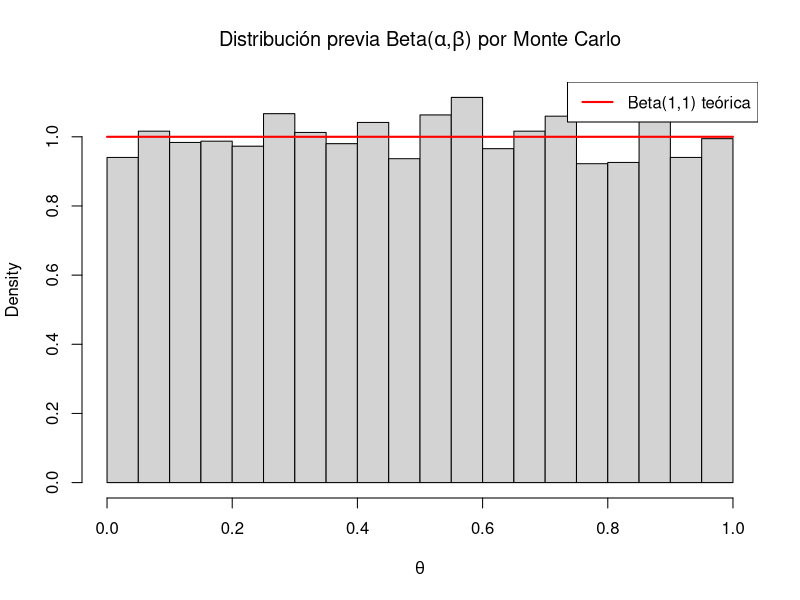
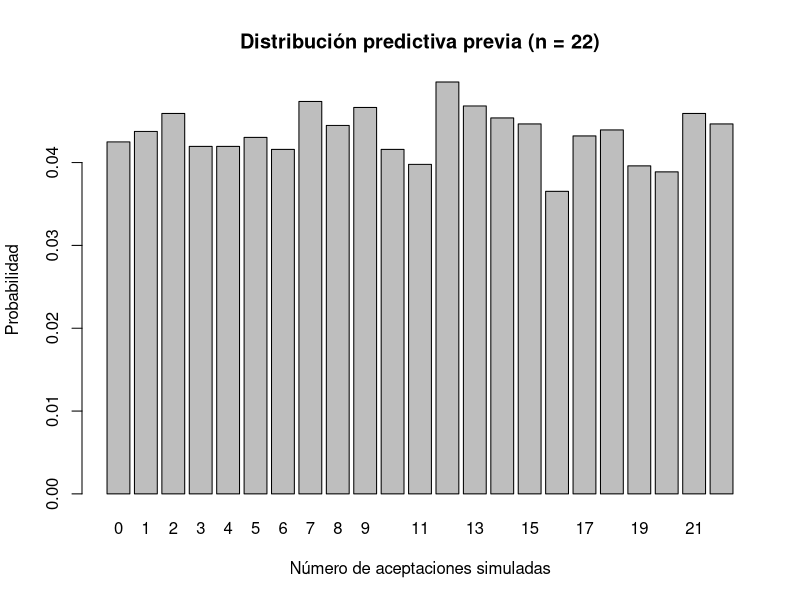
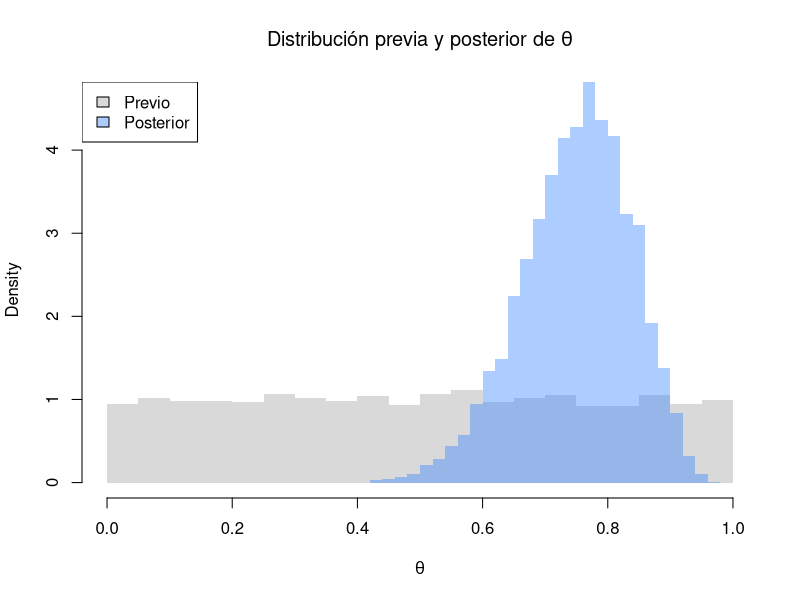
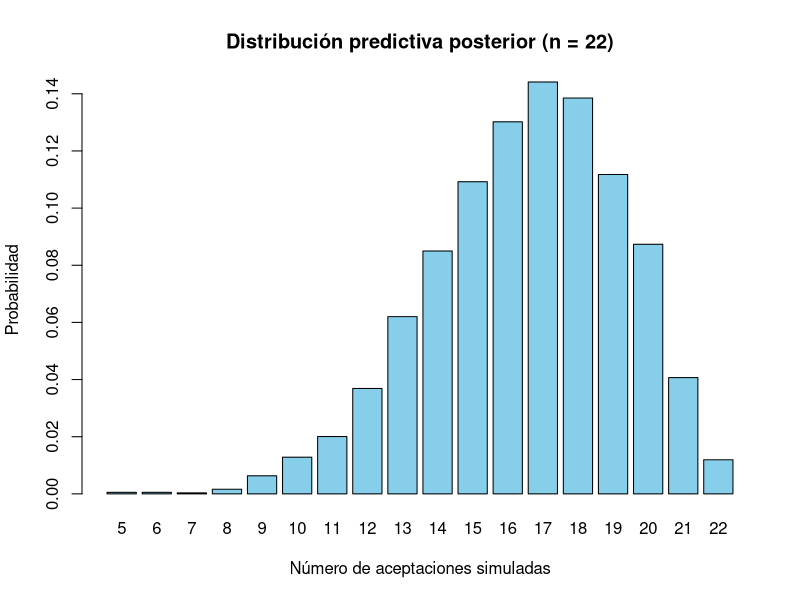
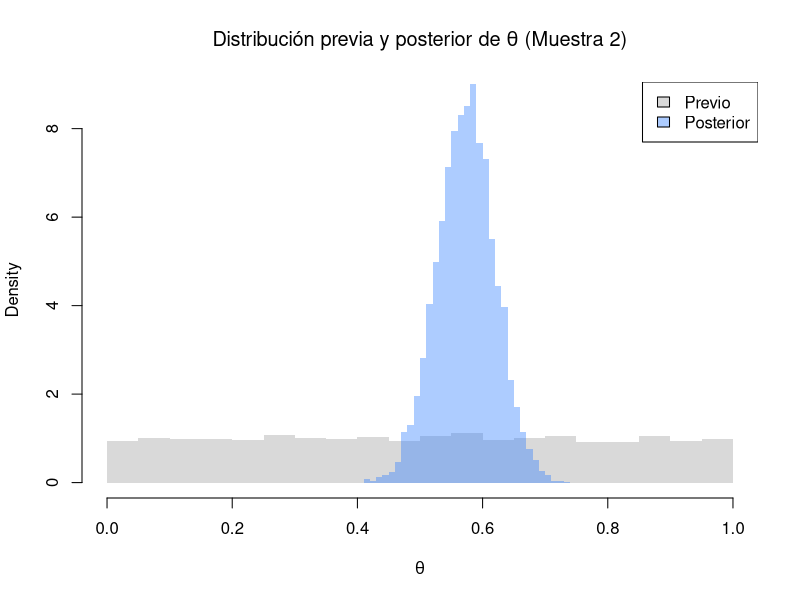
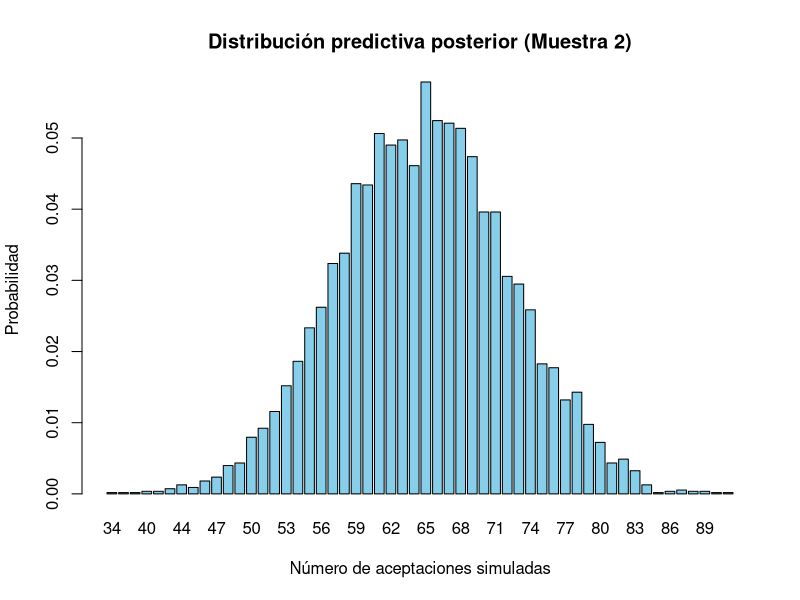
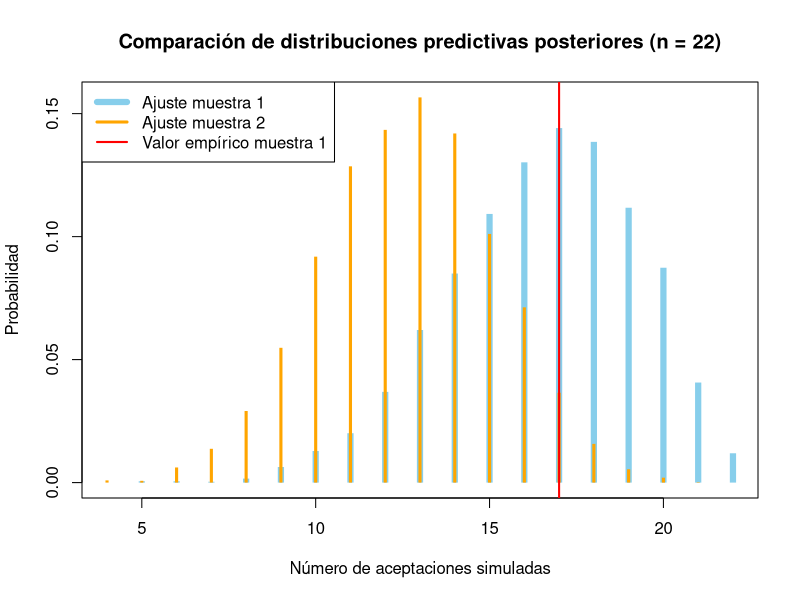
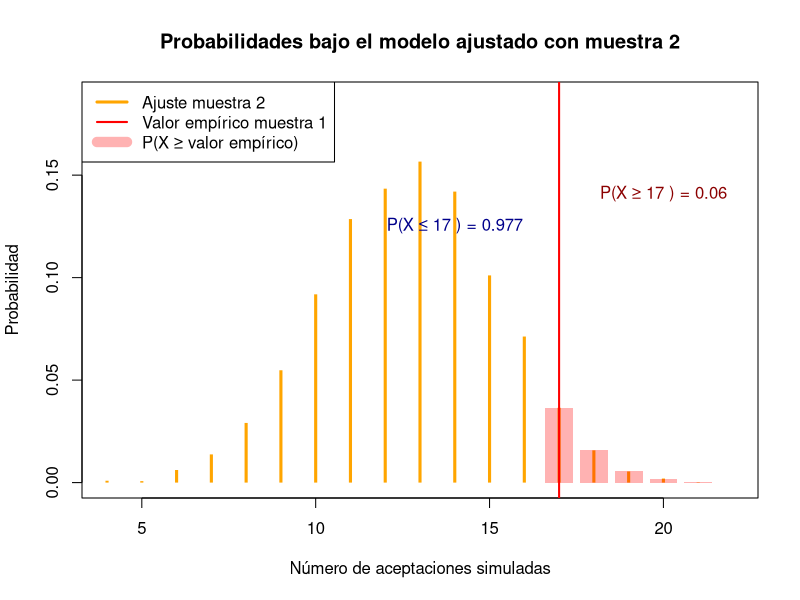

These figures' R source, in order:
## ---- chunk 1
#| message: false

# Paquetes:
library(tidyverse)
library(RColorBrewer)
library(scales)


# Configuración de la salida gráfica:

PALETA <- brewer.pal(8, "Set2") # Colores por defecto
color_defecto <- PALETA[1]      # Color por defecto
options(ggplot2.discrete.colour = PALETA)

theme_set(theme_bw()) # Tema "neutro" para la representación gráfica

# Redondea los números reales "inline":
options(digits = 3L)                
options(knitr.digits.signif = FALSE)

# Inicializa la semilla aleatoria:
set.seed(20250327)
## ---- chunk 2
aceptacion_muestra_1 <- tibble(
  id_participante   = 1:22,
  resp_descarga_app = c(
    "Si", "Si", "No", "No", "Si", "Si", "Si", "Si", "No", "Si", "Si",
    "Si", "Si", "Si", "Si", "Si", "No", "Si", "No", "Si", "Si", "Si"
  )
)

aceptacion_muestra_2 <- tibble(
  id_participante   = 1:113,
  resp_descarga_app = c(
    "Si", "Si", "No", "No", "Si", "Si", "Si", "Si", "No", "Si", "Si",
    "Si", "Si", "Si", "Si", "Si", "No", "Si", "No", "Si", "Si", "Si", 
    "No", "Si", "Si", "Si", "Si", "No", "No", "Si", "No", "Si", "Si", 
    "Si", "Si", "Si", "No", "Si", "No", "No", "Si", "No", "Si", "Si", 
    "No", "No", "No", "Si", "No", "No", "Si", "Si", "No", "No", "Si", 
    "No", "Si", "No", "No", "No", "Si", "Si", "No", "Si", "Si", "No", 
    "Si", "Si", "No", "Si", "Si", "No", "Si", "No", "Si", "No", "Si", 
    "No", "No", "No", "Si", "Si", "No", "No", "Si", "Si", "No", "No", 
    "No", "Si", "Si", "No", "Si", "Si", "No", "Si", "Si", "Si", "Si", 
    "No", "Si", "No", "No", "No", "No", "No", "Si", "No", "No", "Si", 
    "Si", "Si", "Si"
  )
)
## ---- chunk 3
# Parámetros de la Beta previa no informativa
alpha <- 1
beta <- 1

# Cálculo del número de simulaciones necesarias
# MCSE
var_teorica <- (alpha * beta) / (((alpha + beta)^2) * (alpha + beta + 1))
z_99 <- qnorm(0.995)  # Valor crítico para 99% bilateral
error_deseado <- 0.01
n_sim <- ceiling((z_99^2 * var_teorica) / (error_deseado^2))

# Simulación por Monte Carlo
set.seed(123)
theta_samples <- rbeta(n_sim, alpha, beta)

# Media y varianza empíricas
media_empirica <- mean(theta_samples)
var_empirica <- var(theta_samples)

# Valores teóricos
media_teorica <- alpha / (alpha + beta)
var_teorica

# Resultados
cat("Número de simulaciones:", n_sim, "\n")
cat("Media empírica:", media_empirica, "\n")
cat("Media teórica:", media_teorica, "\n")
cat("Varianza empírica:", var_empirica, "\n")
cat("Varianza teórica:", var_teorica, "\n")

# Visualización
hist(theta_samples, breaks = 30, probability = TRUE,
     main = expression(paste("Distribución previa Beta(", alpha, ",", beta, ") por Monte Carlo")),
     xlab = expression(theta))
curve(dbeta(x, alpha, beta), add = TRUE, col = "red", lwd = 2)
legend("topright", legend = "Beta(1,1) teórica", col = "red", lwd = 2)
## ---- chunk 4
n_muestra1 <- length(aceptacion_muestra_1$id_participante)  # Tamaño de la primera muestra

# Simula la distribución predictiva previa
set.seed(123)
resultados_binomiales <- rbinom(length(theta_samples), size = n_muestra1, prob = theta_samples)

# Visualización de la distribución predictiva previa
tabla_pred <- table(resultados_binomiales)
barplot(tabla_pred / sum(tabla_pred),
        main = "Distribución predictiva previa (n = 22)",
        xlab = "Número de aceptaciones simuladas",
        ylab = "Probabilidad")

# Opcional: media y varianza predictiva
media_pred <- mean(resultados_binomiales)
var_pred <- var(resultados_binomiales)
cat("Media predictiva:", media_pred, "\n")
cat("Varianza predictiva:", var_pred, "\n")
## ---- chunk 5
# Cuenta de aceptaciones en la muestra real
n_aceptaciones_obs <- sum(aceptacion_muestra_1$resp_descarga_app == "Si")

# Centil empírico
centil <- mean(resultados_binomiales <= # usa resultados_binomiales de simulación previa
                 n_aceptaciones_obs)

# Probabilidad de obtener igual o mayor
p_mayor_igual <- mean(resultados_binomiales >= n_aceptaciones_obs)

# Probabilidad de obtener igual o menor
p_menor_igual <- mean(resultados_binomiales <= n_aceptaciones_obs)

# Muestra los resultados
cat("Centil empírico:", centil, "\n")
cat("Probabilidad de obtener un valor igual o mayor:", p_mayor_igual, "\n")
cat("Probabilidad de obtener un valor igual o menor:", p_menor_igual, "\n")
## ---- chunk 6
# Número de simulaciones usado previamente
n_sim <- length(theta_samples)  # theta_samples es el vector de la previa

# Datos observados
k <- n_aceptaciones_obs  # éxitos, ya calculado anteriormente
n <- nrow(aceptacion_muestra_1)                           # tamaño muestra

# Parámetros de la posterior
alpha_post <- alpha + k  # alpha ya fue definido como 1
beta_post <- beta + n - k  # beta ya fue definido como 1

# Simulación Monte Carlo de la posterior
set.seed(123)
theta_post_samples <- rbeta(n_sim, alpha_post, beta_post)

# Histograma comparativo
hist(theta_samples, breaks = 30, probability = TRUE,
     col = rgb(0.7, 0.7, 0.7, 0.5), border = NA,
     main = expression(paste("Distribución previa y posterior de ", theta)),
     xlab = expression(theta), ylim = c(0, max(density(theta_post_samples)$y)))
hist(theta_post_samples, breaks = 30, probability = TRUE,
     col = rgb(0.2, 0.5, 1, 0.4), border = NA, add = TRUE)
legend("topleft", legend = c("Previo", "Posterior"),
       fill = c(rgb(0.7, 0.7, 0.7, 0.5), rgb(0.2, 0.5, 1, 0.4)))
## ---- chunk 7
# Simula la distribución predictiva posterior
set.seed(123)
resultados_binomiales_post <- rbinom(length(theta_post_samples), size = n_muestra1,  # Ya tenemos theta_post_samples y n_muestra1 definidos previamente
              prob = theta_post_samples)

# Visualización
tabla_post <- table(resultados_binomiales_post)
barplot(tabla_post / sum(tabla_post),
        main = "Distribución predictiva posterior (n = 22)",
        xlab = "Número de aceptaciones simuladas",
        ylab = "Probabilidad",
        col = "skyblue")
## ---- chunk 8
# Datos observados en la muestra 2
k2 <- sum(aceptacion_muestra_2$resp_descarga_app == "Si")  # éxitos
n2 <- nrow(aceptacion_muestra_2)  # tamaño muestra

# Simulación previa (opcional, si quieres comparar)
set.seed(123)
theta_prev_samples2 <- rbeta(n_sim, alpha, beta)  # parámetros ya definidos previamente

# Parámetros de la posterior
alpha_post2 <- alpha + k2
beta_post2 <- beta + n2 - k2

# Simulación Monte Carlo de la posterior
set.seed(123)
theta_post_samples2 <- rbeta(n_sim, alpha_post2, beta_post2)

# Histograma comparativo previa y posterior
hist(theta_prev_samples2, breaks = 30, probability = TRUE,
     col = rgb(0.7, 0.7, 0.7, 0.5), border = NA,
     main = expression(paste("Distribución previa y posterior de ", theta, " (Muestra 2)")),
     xlab = expression(theta), ylim = c(0, max(density(theta_post_samples2)$y)))
hist(theta_post_samples2, breaks = 30, probability = TRUE,
     col = rgb(0.2, 0.5, 1, 0.4), border = NA, add = TRUE)
legend("topright", legend = c("Previo", "Posterior"),
       fill = c(rgb(0.7, 0.7, 0.7, 0.5), rgb(0.2, 0.5, 1, 0.4)))

# Simulación predictiva posterior
set.seed(123)
resultados_binomiales_post2 <- rbinom(n_sim, size = n2, prob = theta_post_samples2)

# Visualización predictiva posterior
tabla_post2 <- table(resultados_binomiales_post2)
barplot(tabla_post2 / sum(tabla_post2),
        main = "Distribución predictiva posterior (Muestra 2)",
        xlab = "Número de aceptaciones simuladas",
        ylab = "Probabilidad",
        col = "skyblue")
## ---- chunk 9
# Simular la predictiva posterior para n = 22 usando la posterior de muestra 2
set.seed(123)
resultados_binomiales_post2_n22 <- rbinom(length(theta_post_samples2), size = n, prob = theta_post_samples2) # n = n muestra 1 (ya calculado)

# Predictiva posterior muestra 1 = resultados_binomiales_post

# Preparar las frecuencias relativas para ambas distribuciones
tabla_post1 <- table(resultados_binomiales_post) / length(resultados_binomiales_post)
tabla_post2_n22 <- table(resultados_binomiales_post2_n22) / length(resultados_binomiales_post2_n22)

# Define el rango común de valores
valores <- min(as.numeric(names(tabla_post1)), as.numeric(names(tabla_post2_n22))):
           max(as.numeric(names(tabla_post1)), as.numeric(names(tabla_post2_n22)))
freq_post1 <- rep(0, length(valores))
freq_post2 <- rep(0, length(valores))
names(freq_post1) <- names(freq_post2) <- as.character(valores)
freq_post1[names(tabla_post1)] <- tabla_post1
freq_post2[names(tabla_post2_n22)] <- tabla_post2_n22

# Valor observado en la muestra empírica 1
valor_obs1 <- sum(aceptacion_muestra_1$resp_descarga_app == "Si")

# Representación conjunta
plot(valores, freq_post1, type = "h", lwd = 6, lend = 1, col = "skyblue",
     xlab = "Número de aceptaciones simuladas",
     ylab = "Probabilidad",
     main = "Comparación de distribuciones predictivas posteriores (n = 22)",
     ylim = c(0, max(freq_post1, freq_post2)))
lines(valores, freq_post2, type = "h", lwd = 3, lend = 1, col = "orange")
abline(v = valor_obs1, col = "red", lwd = 2)  # Para añadir la línea vertical indicando el valor observado
legend("topleft",
       legend = c("Ajuste muestra 1", "Ajuste muestra 2", "Valor empírico muestra 1"),
       col = c("skyblue", "orange", "red"), lwd = c(6, 3, 2))
## ---- chunk 10
# Probabilidad de obtener un valor mayor o igual
prob_mayor_igual <- mean(resultados_binomiales_post2_n22 >= n_aceptaciones_obs) # Valor empírico de 'Si' en muestra 1 ya calculado = n_aceptaciones_obs
cat("Probabilidad de obtener un valor mayor o igual:", prob_mayor_igual, "\n")

# Probabilidad de obtener un valor menor o igual
prob_menor_igual <- mean(resultados_binomiales_post2_n22 <= n_aceptaciones_obs)
cat("Probabilidad de obtener un valor menor o igual:", prob_menor_igual, "\n")

# Representación gráfica
plot(valores, freq_post2, type = "h", lwd = 3, lend = 1, col = "orange",
     xlab = "Número de aceptaciones simuladas",
     ylab = "Probabilidad",
     main = "Probabilidades bajo el modelo ajustado con muestra 2",
     ylim = c(0, max(freq_post2) * 1.2))
abline(v = n_aceptaciones_obs, col = "red", lwd = 2)  # Añadimos el valor empírico
# Sombreamos el área para valores mayores o iguales
for (i in which(as.numeric(names(freq_post2)) >= valor_obs1)) {
  rect(as.numeric(names(freq_post2))[i] - 0.4, 0, 
       as.numeric(names(freq_post2))[i] + 0.4, freq_post2[i],
       col = rgb(1, 0, 0, 0.3), border = NA)
}
# Añadimos texto con las probabilidades
text(valor_obs1 + 3, max(freq_post2) * 0.9, 
     paste("P(X ≥", valor_obs1, ") =", round(prob_mayor_igual, 3)),
     col = "darkred")
text(valor_obs1 - 3, max(freq_post2) * 0.8, 
     paste("P(X ≤", valor_obs1, ") =", round(prob_menor_igual, 3)),
     col = "darkblue")
# Leyenda
legend("topleft", 
       legend = c("Ajuste muestra 2", "Valor empírico muestra 1", "P(X ≥ valor empírico)"),
       col = c("orange", "red", rgb(1, 0, 0, 0.3)), 
       lwd = c(3, 2, 10))
## ---- chunk 11
# Ya tenemos theta_post_samples (posterior ajustada con muestra 1)
# También n2 (número de observaciones de la muestra 2)

# Simular la predictiva posterior para n = 113
set.seed(123)
resultados_binomiales_post1_n113 <- rbinom(length(theta_post_samples), size = n2, prob = theta_post_samples) # Ya tenemos las muestras de la posterior de theta ajustada con la muestra 1 = theta_post_samples

# Valor empírico de la muestra 2
valor_obs2 <- sum(aceptacion_muestra_2$resp_descarga_app == "Si")

# Calcular el valor-p predictivo posterior
valor_p_pred_2_muestra1 <- mean(resultados_binomiales_post1_n113 >= valor_obs2)
cat("Valor-p predictivo posterior (muestra 2 bajo modelo muestra 1):", valor_p_pred_2_muestra1, "\n")
## ---- chunk 12
fertilidad_gss_1990 <- tibble(
  titulo_uni = c("sin" |> rep(7),                 "con" |> rep(5)),
  n_hijos    = c(0:6,                             0:4),
  frecuencia = c(20L, 19L, 38L, 20L, 10L, 2L, 2L, 11L, 11L, 13L, 7L, 2L)
) |>
  # Rellena los niveles para hacer ambas muestras más "comparables":
  complete(titulo_uni, n_hijos, fill = list(frecuencia = 0))

fert_estadisticos <- fertilidad_gss_1990 |>
  group_by(titulo_uni) |>
  summarize(y = sum(n_hijos * frecuencia), n = sum(frecuencia))

fert_estadisticos # y = nº hijos en cada grupo, n = nº mujeres en cada grupo

fertilidad_gss_1990 |>
  ggplot(aes(n_hijos, frecuencia, fill = titulo_uni)) +
  geom_col(position = "dodge") +
  labs(fill = "Título universitario", x  = "Nº hijos", y = "Frecuencia")
## ---- chunk 13
A_PRE <- 2L
B_PRE <- 1L

params_fertilidad <- fert_estadisticos |> mutate(
  a_post = A_PRE + y,
  b_post = B_PRE + n
)

params_fertiliad_sin <- params_fertilidad |>
  filter(titulo_uni == "sin") 
a_post_sin <- params_fertiliad_sin |> pull(a_post)
b_post_sin <- params_fertiliad_sin |> pull(b_post)

params_fertiliad_con <- params_fertilidad |>
  filter(titulo_uni == "con") 
a_post_con <- params_fertiliad_con |> pull(a_post)
b_post_con <- params_fertiliad_con |> pull(b_post)
## ---- chunk 14
# Simular 10^6 muestras de cada distribución posterior usando a_post_sin, b_post_sin, a_post_con, b_post_con
set.seed(123)
n_sim <- 1e6
lambda_sin <- rgamma(n_sim, shape = a_post_sin, rate = b_post_sin)
lambda_con <- rgamma(n_sim, shape = a_post_con, rate = b_post_con)

# Preparar los datos para ggplot
df_lambda <- bind_rows(
  tibble(lambda = lambda_sin, grupo = "Sin título universitario"),
  tibble(lambda = lambda_con, grupo = "Con título universitario")
)

# Representar las densidades
ggplot(df_lambda, aes(x = lambda, fill = grupo, color = grupo)) +
  geom_density(alpha = 0.4) +
  labs(
    title = "Distribuciones posteriores de la tasa de fertilidad (\u03BB)",
    x = "Tasa de fertilidad (\u03BB)",
    y = "Densidad",
    fill = "Grupo",
    color = "Grupo"
  ) +
  theme_minimal()
## ---- chunk 15
# Simular datos de la distribución de Poisson para cada muestra de λ con lambda_sin y lambda_con (muestras posteriores de λ para cada grupo)
# Esto genera una muestra de la distribución predictiva posterior para cada grupo
set.seed(123)
y_pred_sin <- rpois(length(lambda_sin), lambda_sin)
y_pred_con <- rpois(length(lambda_con), lambda_con)

# Preparar los datos para la grafica
df_pred <- bind_rows(
  tibble(n_hijos = y_pred_sin, grupo = "Sin título universitario"),
  tibble(n_hijos = y_pred_con, grupo = "Con título universitario")
)

# Representar las distribuciones predictivas posteriores
ggplot(df_pred, aes(x = n_hijos, fill = grupo, color = grupo)) +
  geom_bar(aes(y = after_stat(prop)), position = "dodge", stat = "count", alpha = 0.5) +
  labs(
    title = "Distribuciones predictivas posteriores del número de hijos",
    x = "Número de hijos",
    y = "Proporción",
    fill = "Grupo",
    color = "Grupo"
  ) +
  theme_minimal()
## ---- chunk 16
# Filtra las mujeres con 4 hijos o más y agrupa por título universitario
probabilidades <- fertilidad_gss_1990 %>%
  filter(n_hijos >= 4) %>%
  group_by(titulo_uni) %>%
  summarize(n = sum(frecuencia)) %>%
  mutate(prob = n / sum(n))

# Calcula las odds de no ser titulada universitaria
odds_no_titulada <- probabilidades %>%
  filter(titulo_uni == "sin") %>% pull(prob) /
  probabilidades %>%
  filter(titulo_uni == "con") %>% pull(prob)

print(probabilidades)
cat("Odds de no ser titulada universitaria:", odds_no_titulada, "\n")
## ---- chunk 17
# Probabilidad de obtener un valor mayor o igual
prob_con_mas_hijos <- mean(y_pred_con > y_pred_sin)

cat("Probabilidad de que la mujer con titulación universitaria tenga más hijos que la sin titulación:", prob_con_mas_hijos, "\n")
## ---- chunk 18
# Sumar el total de mujeres por grupo y calcular proporciones
n_por_grupo <- fertilidad_gss_1990 %>%
  group_by(titulo_uni) %>%
  summarize(n = sum(frecuencia)) %>%
  mutate(prop = n / sum(n))

print(n_por_grupo)

# Extraer proporciones para cada grupo
prop_con <- n_por_grupo %>% filter(titulo_uni == "con") %>% pull(prop)
prop_sin <- n_por_grupo %>% filter(titulo_uni == "sin") %>% pull(prop)

# Probabilidad condicional de tener 0 hijos en cada grupo (de las simulaciones)
prob_0_con <- mean(y_pred_con == 0)
prob_0_sin <- mean(y_pred_sin == 0)

# Probabilidad conjunta
prob_conjunta_con <- prob_0_con * prop_con
prob_conjunta_sin <- prob_0_sin * prop_sin

cat("Probabilidad conjunta (0 hijos y titulada universitaria):", prob_conjunta_con, "\n")
cat("Probabilidad conjunta (0 hijos y NO titulada universitaria):", prob_conjunta_sin, "\n")
## ---- chunk 19
# Calcular la proporción empírica en la muestra original
prop_empirica <- fertilidad_gss_1990 %>%
  group_by(n_hijos) %>%
  summarize(
    n_con = sum(frecuencia[titulo_uni == "con"]),
    n_total = sum(frecuencia),
    prop_con = ifelse(n_total > 0, n_con / n_total, NA)
  )

# Calcular la proporción predictiva posterior usando las simulaciones
df_pred <- bind_rows(
  tibble(n_hijos = y_pred_con, grupo = "con"),
  tibble(n_hijos = y_pred_sin, grupo = "sin")
)

prop_predictiva <- df_pred %>%
  group_by(n_hijos) %>%
  summarize(
    n_con = sum(grupo == "con"),
    n_total = n(),
    prop_con = ifelse(n_total > 0, n_con / n_total, NA)
  )

# Junta los datos para ggplot
prop_empirica <- prop_empirica %>% mutate(tipo = "Empírica")
prop_predictiva <- prop_predictiva %>% mutate(tipo = "Predictiva")

datos_plot <- bind_rows(prop_empirica, prop_predictiva)

ggplot(datos_plot, aes(x = n_hijos, y = prop_con, color = tipo, linetype = tipo)) +
  geom_line(size = 1) +
  geom_point(data = prop_empirica, aes(x = n_hijos, y = prop_con, color = tipo)) +
  labs(
    title = "Proporción de mujeres tituladas universitarias según número de hijos",
    x = "Número de hijos",
    y = "Proporción titulada universitaria",
    color = "Tipo de proporción",
    linetype = "Tipo de proporción"
  ) +
  theme_minimal() +
  scale_y_continuous(labels = scales::percent_format(accuracy = 1))
## ---- chunk 20
# Se extrae aquí un valor para utilizar más adelante
n_con <- fert_estadisticos |> filter(titulo_uni == "con") |> pull(n)
## ---- chunk 21
# Máximo número de hijos en la distribución empírica
max_empirico_con <- fertilidad_gss_1990 %>%
  filter(titulo_uni == "con", frecuencia > 0) %>%
  pull(n_hijos) %>%
  max()

max_empirico_sin <- fertilidad_gss_1990 %>%
  filter(titulo_uni == "sin", frecuencia > 0) %>%
  pull(n_hijos) %>%
  max()

# Máximo número de hijos en la distribución predictiva posterior
max_pred_con <- max(y_pred_con)
max_pred_sin <- max(y_pred_sin)

# Mostrar resultados
cat("Distribución empírica:\n")
cat("- Máximo número de hijos (con título):", max_empirico_con, "\n")
cat("- Máximo número de hijos (sin título):", max_empirico_sin, "\n\n")

cat("Distribución predictiva posterior:\n")
cat("- Máximo número de hijos (con título):", max_pred_con, "\n")
cat("- Máximo número de hijos (sin título):", max_pred_sin, "\n")
## ---- chunk 22
max_poisson <- function(lambda, n) {
 # Simula n valores de una Poisson(λ)
  sims <- rpois(n, lambda)
  # Devuelve el máximo de la simulación
  max(sims)
}
## ---- chunk 23
# Parámetros ya definidos
# lambda_con    : vector de simulaciones de la posterior Gamma para grupo de mujeres con titulación universitaria
# n_con         : tamaño de la muestra universitaria
# max_empirico_con: máximo hijos observado en la muestra con titulación universitaria

# Simular el máximo para cada valor de lambda
max_sim <- map_int(lambda_con, ~ max_poisson(.x, n_con))

# Calcular el valor-p predictivo posterior
p_valor_predictivo <- mean(max_sim <= max_empirico_con)

cat("Valor-p predictivo posterior  P(max ≤", max_empirico_con, ") =",
    round(p_valor_predictivo, 3), "\n")
## ---- chunk 24
# 1. Estadístico empírico
mean_emp_con <- fert_estadisticos %>%
  filter(titulo_uni == "con") %>%
  summarize(mean_emp = y / n) %>%
  pull(mean_emp)

# 2. Simular réplicas y calcular media
mean_sim <- map_dbl(lambda_con, ~ mean(rpois(n_con, .x)))

# 3. Valor-p predictivo posterior (unilateral ≥)
p_val <- mean(mean_sim >= mean_emp_con)

cat("Valor-p predictivo posterior (media con título):", round(p_val, 3), "\n")
